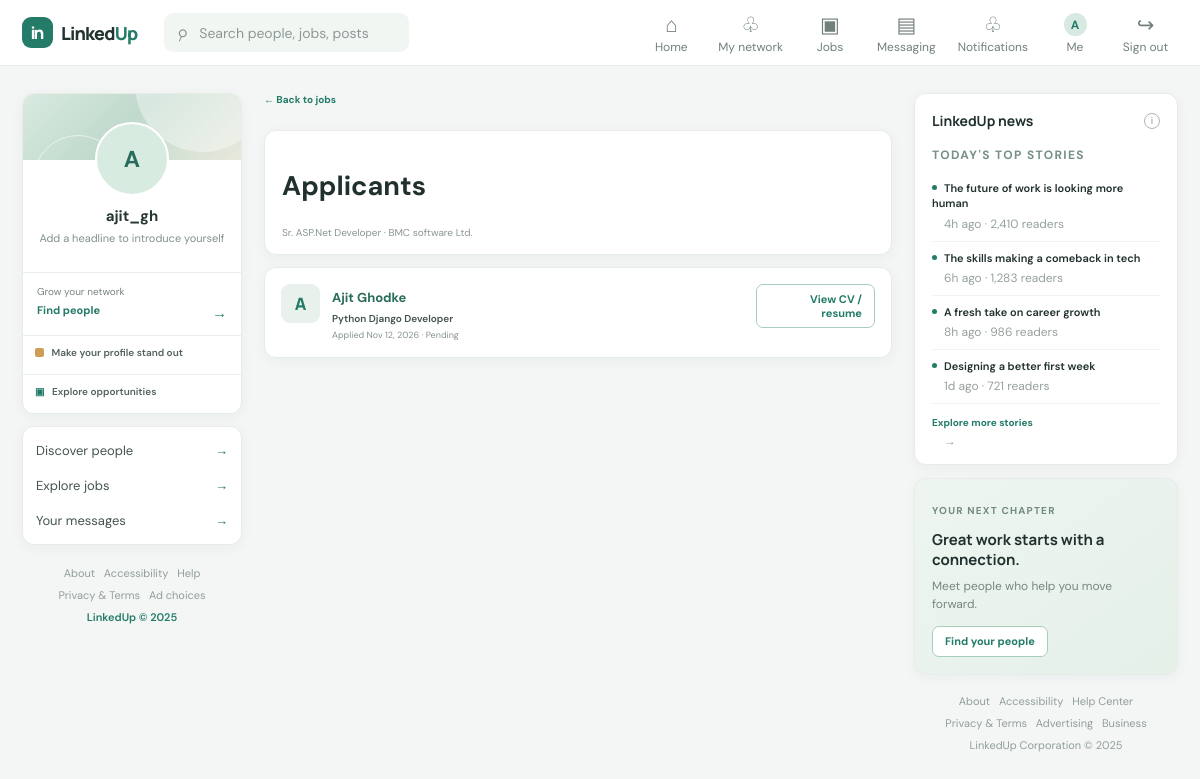
Screenshot of /jobs/1/applicants/ (signed in) with the database file from the repository.
### accounts/models.py (models this page shows)
class User(AbstractUser):
    email = models.EmailField(unique=True)
    profile_picture = models.ImageField(
        upload_to="profiles/",
        blank=True,
        null=True
    )
    resume = models.FileField(
        "CV or resume",
        upload_to="resumes/",
        blank=True,
        validators=[FileExtensionValidator(allowed_extensions=["pdf", "doc", "docx"])],
        help_text="PDF, DOC, or DOCX",
    )
    headline = models.CharField(max_length=255, blank=True)
    bio = models.TextField(blank=True)
    location = models.CharField(max_length=255, blank=True)
    website = models.URLField(blank=True)
    USERNAME_FIELD = "email"
    REQUIRED_FIELDS = ["username"]

### jobs/models.py (models this page shows)
class Job(models.Model):
    recruiter = models.ForeignKey(
        settings.AUTH_USER_MODEL,
        on_delete=models.CASCADE
    )
    title = models.CharField(max_length=255)
    company = models.CharField(max_length=255)
    location = models.CharField(max_length=255)
    description = models.TextField()
    salary = models.CharField(max_length=100, blank=True)
    created_at = models.DateTimeField(auto_now_add=True)

class JobApplication(models.Model):
    job = models.ForeignKey(
        Job,
        on_delete=models.CASCADE,
        related_name="applications"
    )
    applicant = models.ForeignKey(
        settings.AUTH_USER_MODEL,
        on_delete=models.CASCADE
    )
    applied_at = models.DateTimeField(auto_now_add=True)
    status = models.CharField(
        max_length=30,
        default="pending"
    )
    class Meta:
        constraints = [
            models.UniqueConstraint(
                fields=["job", "applicant"],
                name="unique_job_application"
            )
        ]

### jobs/views.py (the view)
# urls.py: path("jobs/<int:job_id>/applicants/", job_views.job_applicants, name="job-applicants"),
@login_required
def job_applicants(request, job_id):
    job = get_object_or_404(Job, pk=job_id, recruiter=request.user)
    applications = job.applications.select_related("applicant").order_by(
        "-applied_at"
    )
    return render(
        request,
        "jobs/applicants.html",
        {"job": job, "applications": applications},
    )

### config/context_processors.py (called while the page is built)
def notification_count(request):
    if not request.user.is_authenticated:
        return {"unread_notification_count": 0}
    return {
        "unread_notification_count": request.user.notifications.filter(
            read_at__isnull=True
        ).count()
    }

### templates/jobs/applicants.html (shortened to what this page needs)
{% extends "base.html" %}
{% block content %}
<div class="jobs-column">
  <a class="back-link" href="{% url 'jobs' %}">← Back to jobs</a>
  <section class="card jobs-intro"><div><h1>Applicants</h1><p>{{ job.title }} · {{ job.company }}</p></div></section>
  {% for application in applications %}
    <article class="card job-card">
      <div class="job-logo">{% if application.applicant.first_name %}{{ application.applicant.first_name|first|upper }}{% else %}{{ application.applicant.username|first|upper }}{% endif %}</div>
      <div class="job-details">
        <a class="job-title" href="{% url 'profile' application.applicant_id %}">{{ application.applicant.get_full_name|default:application.applicant.username }}</a>
        {% if application.applicant.headline %}<p class="job-company">{{ application.applicant.headline }}</p>{% endif %}
        <p class="job-meta">Applied {{ application.applied_at|date:"M j, Y" }} · {{ application.status|title }}</p>
      </div>
      <div class="job-action">
        {% if application.applicant.resume %}
          <a class="button button-outline button-small" href="{% url 'applicant-resume' application.id %}" target="_blank" rel="noopener">View CV / resume</a>
        {% else %}
          <span class="muted">No CV provided</span>
        {% endif %}
      </div>
    </article>
  {% empty %}
    <section class="card empty-state"><h2>No applicants yet</h2><p>Applications for this job will appear here.</p></section>
  {% endfor %}
</div>
{% endblock %}

### templates/base.html (shortened to what this page needs)
{% load static %}
<!doctype html>
<html lang="en">
<head>
  <link rel="stylesheet" href="{% static 'css/app.css' %}">
</head>
<body>
  <header class="topbar">
    <div class="topbar-inner">
      <a class="brand" href="{% url 'feed' %}" aria-label="LinkedUp home"><span class="brand-mark">in</span><span class="brand-word">Linked<span>Up</span></span></a>
      <form class="search-form" action="{% url 'search' %}" method="get">
        <span aria-hidden="true">⌕</span>
        <input type="search" name="q" value="{{ request.GET.q }}" placeholder="Search people, jobs, posts" aria-label="Search">
      </form>
      {% if user.is_authenticated %}
      <nav class="main-nav" aria-label="Main navigation">
        <a class="{% if request.resolver_match.url_name == 'feed' %}active{% endif %}" href="{% url 'feed' %}"><span class="nav-icon">⌂</span><span>Home</span></a>
        <a class="{% if request.resolver_match.url_name == 'connections' %}active{% endif %}" href="{% url 'connections' %}"><span class="nav-icon">♧</span><span>My network</span></a>
        <a class="{% if request.resolver_match.url_name == 'jobs' or request.resolver_match.url_name == 'create-job' %}active{% endif %}" href="{% url 'jobs' %}"><span class="nav-icon">▣</span><span>Jobs</span></a>
        <a class="{% if request.resolver_match.url_name == 'inbox' or request.resolver_match.url_name == 'conversation' %}active{% endif %}" href="{% url 'inbox' %}"><span class="nav-icon">▤</span><span>Messaging</span></a>
        <a class="" href="{% url 'notifications' %}"><span class="nav-icon">♧</span><span>Notifications</span></a>
        <a class="{% if request.resolver_match.url_name == 'my-profile' %}active{% endif %}" href="{% url 'my-profile' %}"><span class="nav-avatar">{% if user.profile_picture %}<img src="{{ user.profile_picture.url }}" alt="">{% else %}{{ user.first_name|default:user.username|first|upper }}{% endif %}</span><span>Me</span></a>
        <form method="post" action="{% url 'logout' %}">{% csrf_token %}<button type="submit"><span class="nav-icon">↪</span><span>Sign out</span></button></form>
      </nav>
      {% endif %}
    </div>
  </header>
  {% if user.is_authenticated %}
  <div class="page-layout">
    <aside class="left-rail">
      <section class="card mini-profile">
        <a href="{% url 'my-profile' %}" class="avatar avatar-large">
          {% if user.profile_picture %}<img src="{{ user.profile_picture.url }}" alt="{{ user.get_full_name }}">{% else %}{{ user.first_name|default:user.username|first|upper }}{% endif %}
        </a>
        <div class="mini-profile-body">
          <a class="strong profile-name" href="{% url 'my-profile' %}">{{ user.get_full_name|default:user.username }}</a>
          <p>{{ user.headline|default:"Add a headline to introduce yourself" }}</p>
        </div>
        <div class="mini-stats"><span>Grow your network</span><a href="{% url 'connections' %}">Find people <b>→</b></a></div>
        <a class="premium-link" href="{% url 'my-profile' %}"><span class="premium-dot"></span> Make your profile stand out</a>
        <a class="saved-link" href="{% url 'jobs' %}"><span>▣</span> Explore opportunities</a>
      </section>
      <section class="card side-links">
        <a href="{% url 'connections' %}">Discover people <span>→</span></a>
        <a href="{% url 'jobs' %}">Explore jobs <span>→</span></a>
        <a href="{% url 'inbox' %}">Your messages <span>→</span></a>
      </section>
      <div class="left-footer">About &nbsp; Accessibility &nbsp; Help<br>Privacy &amp; Terms &nbsp; Ad choices<br><span>LinkedUp © 2025</span></div>
    </aside>
    <main class="main-content">
      {% block content %}{% endblock %}
    </main>
    <aside class="right-rail">
      <section class="card news-card">
        <div class="section-title"><h3>LinkedUp news</h3><span class="info-dot">i</span></div>
        <p class="eyebrow">TODAY'S TOP STORIES</p>
        <a href="{% url 'search' %}?q=work">The future of work is looking more human<span>4h ago · 2,410 readers</span></a>
        <a href="{% url 'search' %}?q=technology">The skills making a comeback in tech<span>6h ago · 1,283 readers</span></a>
        <a href="{% url 'search' %}?q=career">A fresh take on career growth<span>8h ago · 986 readers</span></a>
        <a href="{% url 'search' %}?q=design">Designing a better first week<span>1d ago · 721 readers</span></a>
        <a class="more-news" href="{% url 'search' %}">Explore more stories <span>→</span></a>
      </section>
      <section class="card promo-card">
        <span class="promo-label">YOUR NEXT CHAPTER</span>
        <h3>Great work starts with a connection.</h3>
        <p>Meet people who help you move forward.</p>
        <a class="button button-outline button-small" href="{% url 'connections' %}">Find your people</a>
      </section>
      <div class="right-footer">About &nbsp; Accessibility &nbsp; Help Center<br>Privacy &amp; Terms &nbsp; Advertising &nbsp; Business<br>LinkedUp Corporation © 2025</div>
    </aside>
  </div>
  {% else %}
    {% if messages %}<div class="auth-flash">{% for message in messages %}<div class="flash {{ message.tags }}">{{ message }}</div>{% endfor %}</div>{% endif %}
    {% block auth_content %}{% endblock %}
  {% endif %}
</body>
</html>

### rows the page displays
User: first_name|first "A", get_full_name "ajit_gh", headline "Add a headline to introduce yourself"
Job: title "Sr. ASP.Net Developer", company "BMC software Ltd."
JobApplication: applicant.first_name|first "A", applicant.get_full_name "Ajit Ghodke", applicant.headline "Python Django Developer", applied_at "Nov 12, 2026", status "Pending", shows "View CV / resume"
